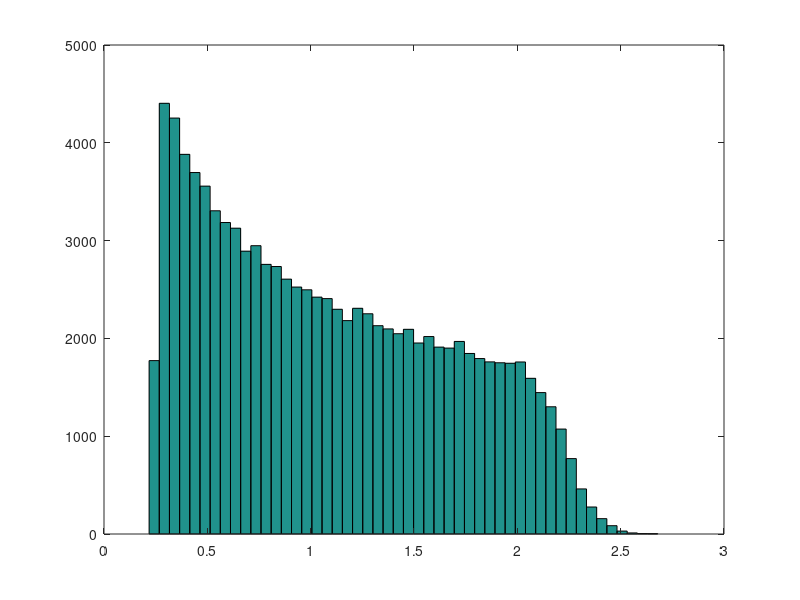

Here is the MATLAB script that generated this plot:
% Example Monte Carlo Simulation in Matlab
% Function: y = x2^2/x1
%
%   Generate n samples from a normal distribution
%     r = ( randn(n,1) * sd ) + mu
%     mu : mean
%     sd : standard deviation
%
%   Generate n samples from a uniform distribution
%     r = a + rand(n,1) * (b-a)
%     a : minimum
%     b : maximum

n = 100000;	% The number of function evaluations

% --- Generate vectors of random inputs
% x1 ~ Normal distribution N(mean=100,sd=5)
% x2 ~ Uniform distribution U(a=5,b=15)

x1 = ( randn(n,1) * 5 ) + 100;
x2 = 5 + rand(n,1) * ( 15 - 5 );

% --- Run the simulation
% Note the use of element-wise multiplication

y = x2.^2 ./ x1;

% --- Create a histogram of the results (50 bins)

hist(y,50);

% --- Calculate summary statistics

y_mean = mean(y)
y_std = std(y)
y_median = median(y)